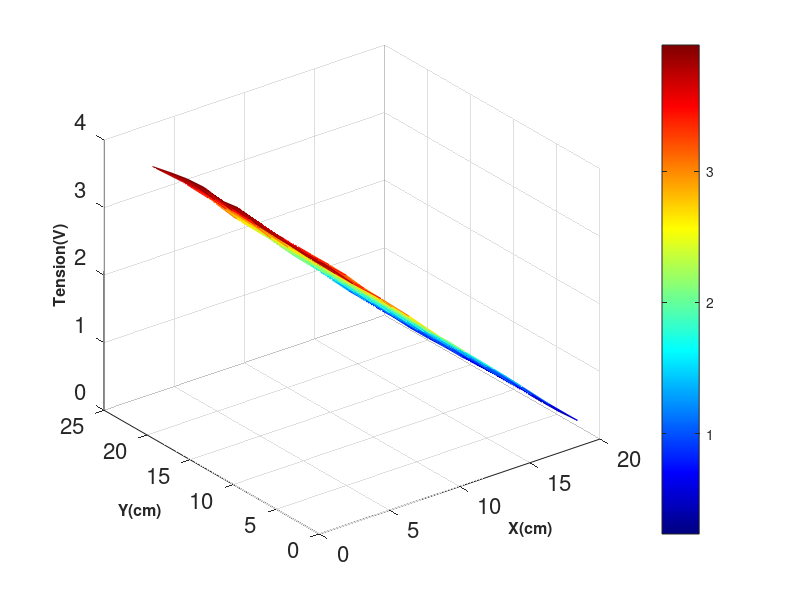
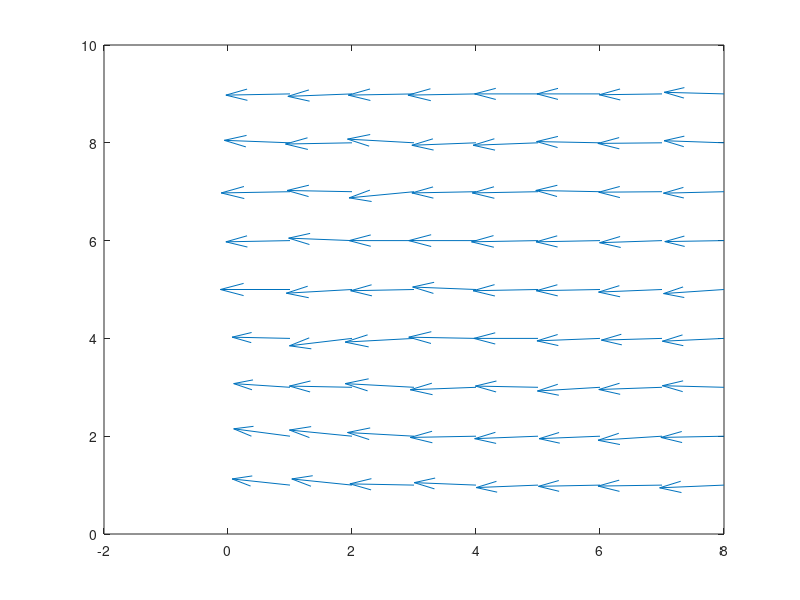

Source code (MATLAB) for these figures, in order:
function Potencial1()

Dx = dlmread('Potenciales/Potencial1.txt');
x = [1:2:22];
y = [1:2:20];

figure(1)

mesh(y,x,Dx,'FaceColor','interp');
colormap(jet(500))
colorbar
xlabel('\bf\fontsize{16}{X(cm)}')
ylabel('\bf\fontsize{16}{Y(cm)}')
zlabel('\bf\fontsize{16}{Tension(V)}')
set(gca,'fontsize',16)

Ex1 = dlmread('CamposDiscret/Ex1.txt');
Ey1 = dlmread('CamposDiscret/Ey1.txt');
x = [1:2:16];
y = [1:2:18];



[xx,yy] = meshgrid(x,y);

figure(2)
quiver(Ey1,Ex1);

